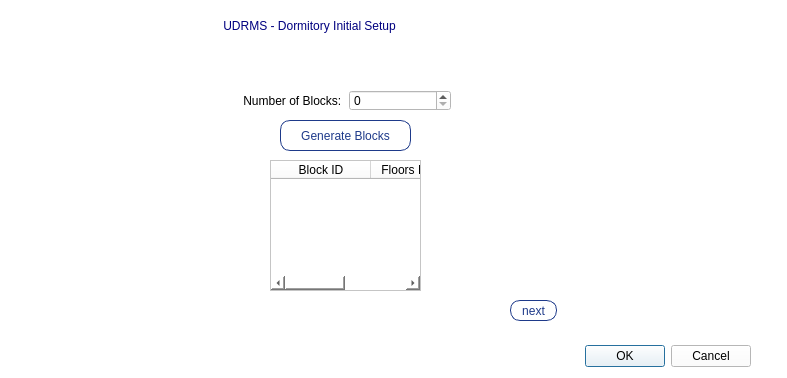
<?xml version="1.0" encoding="UTF-8"?>
<ui version="4.0">
 <class>SetupDialog</class>
 <widget class="QDialog" name="SetupDialog">
  <property name="geometry">
   <rect>
    <x>0</x>
    <y>0</y>
    <width>787</width>
    <height>378</height>
   </rect>
  </property>
  <property name="windowTitle">
   <string>Dialog</string>
  </property>
  <property name="styleSheet">
   <string notr="true">background-color: rgb(255, 255, 255);
color: rgb(0, 0, 0);</string>
  </property>
  <widget class="QDialogButtonBox" name="buttonBox">
   <property name="geometry">
    <rect>
     <x>410</x>
     <y>340</y>
     <width>341</width>
     <height>32</height>
    </rect>
   </property>
   <property name="orientation">
    <enum>Qt::Orientation::Horizontal</enum>
   </property>
   <property name="standardButtons">
    <set>QDialogButtonBox::StandardButton::Cancel|QDialogButtonBox::StandardButton::Ok</set>
   </property>
  </widget>
  <widget class="QLabel" name="label_2">
   <property name="geometry">
    <rect>
     <x>220</x>
     <y>10</y>
     <width>321</width>
     <height>31</height>
    </rect>
   </property>
   <property name="styleSheet">
    <string notr="true">color: rgb(0, 0, 127);
font: 9pt &quot;8514oem&quot;;</string>
   </property>
   <property name="text">
    <string> UDRMS - Dormitory Initial Setup </string>
   </property>
  </widget>
  <widget class="QStackedWidget" name="stackedWidget">
   <property name="geometry">
    <rect>
     <x>160</x>
     <y>50</y>
     <width>411</width>
     <height>281</height>
    </rect>
   </property>
   <property name="currentIndex">
    <number>0</number>
   </property>
   <widget class="QWidget" name="blocks">
    <widget class="QTableWidget" name="blocksTableW">
     <property name="geometry">
      <rect>
       <x>110</x>
       <y>110</y>
       <width>151</width>
       <height>131</height>
      </rect>
     </property>
     <column>
      <property name="text">
       <string>Block ID</string>
      </property>
     </column>
     <column>
      <property name="text">
       <string>Floors Number</string>
      </property>
     </column>
    </widget>
    <widget class="QPushButton" name="generateblockspushButton">
     <property name="geometry">
      <rect>
       <x>120</x>
       <y>70</y>
       <width>131</width>
       <height>31</height>
      </rect>
     </property>
     <property name="styleSheet">
      <string notr="true">QPushButton {

    border: 1px solid #1E3A8A;
    border-radius: 10px;
    background-color: white;
    color: #1E3A8A;
	font: 700 10pt &quot;Segoe UI&quot;;
}

QPushButton:hover {
    background-color: rgb(148, 210, 233);
}

QPushButton:pressed {
    background-color: rgb(255, 170, 0);
    color: white;
}</string>
     </property>
     <property name="text">
      <string>Generate Blocks</string>
     </property>
    </widget>
    <widget class="QPushButton" name="nexttofloors">
     <property name="geometry">
      <rect>
       <x>350</x>
       <y>250</y>
       <width>47</width>
       <height>21</height>
      </rect>
     </property>
     <property name="styleSheet">
      <string notr="true">QPushButton {

    border: 1px solid #1E3A8A;
    border-radius: 10px;
    background-color: white;
    color: #1E3A8A;
	font: 700 10pt &quot;Segoe UI&quot;;
}

QPushButton:hover {
    background-color: rgb(148, 210, 233);
}

QPushButton:pressed {
    background-color: rgb(255, 170, 0);
    color: white;
}</string>
     </property>
     <property name="text">
      <string>next</string>
     </property>
    </widget>
    <widget class="QWidget" name="layoutWidget">
     <property name="geometry">
      <rect>
       <x>80</x>
       <y>40</y>
       <width>211</width>
       <height>21</height>
      </rect>
     </property>
     <layout class="QHBoxLayout" name="horizontalLayout_2">
      <item>
       <widget class="QLabel" name="label">
        <property name="styleSheet">
         <string notr="true">font: 700 12pt &quot;Segoe UI&quot;;</string>
        </property>
        <property name="text">
         <string> Number of Blocks:</string>
        </property>
       </widget>
      </item>
      <item>
       <widget class="QSpinBox" name="blocksspinBox">
        <property name="styleSheet">
         <string notr="true">font: 700 10pt &quot;Segoe UI&quot;;</string>
        </property>
       </widget>
      </item>
     </layout>
    </widget>
   </widget>
   <widget class="QWidget" name="floor">
    <widget class="QWidget" name="layoutWidget_3">
     <property name="geometry">
      <rect>
       <x>80</x>
       <y>40</y>
       <width>211</width>
       <height>21</height>
      </rect>
     </property>
     <layout class="QHBoxLayout" name="horizontalLayout_5">
      <item>
       <widget class="QLabel" name="label_5">
        <property name="styleSheet">
         <string notr="true">font: 700 12pt &quot;Segoe UI&quot;;</string>
        </property>
        <property name="text">
         <string> Number of Floors</string>
        </property>
       </widget>
      </item>
      <item>
       <widget class="QSpinBox" name="floorsspinBox">
        <property name="styleSheet">
         <string notr="true">font: 700 10pt &quot;Segoe UI&quot;;</string>
        </property>
       </widget>
      </item>
     </layout>
    </widget>
    <widget class="QPushButton" name="generatefloors">
     <property name="geometry">
      <rect>
       <x>120</x>
       <y>70</y>
       <width>131</width>
       <height>31</height>
      </rect>
     </property>
     <property name="styleSheet">
      <string notr="true">QPushButton {

    border: 1px solid #1E3A8A;
    border-radius: 10px;
    background-color: white;
    color: #1E3A8A;
	font: 700 10pt &quot;Segoe UI&quot;;
}

QPushButton:hover {
    background-color: rgb(148, 210, 233);
}

QPushButton:pressed {
    background-color: rgb(255, 170, 0);
    color: white;
}</string>
     </property>
     <property name="text">
      <string>Generate Floors</string>
     </property>
    </widget>
    <widget class="QTableWidget" name="floorsTableW">
     <property name="geometry">
      <rect>
       <x>110</x>
       <y>110</y>
       <width>151</width>
       <height>131</height>
      </rect>
     </property>
     <column>
      <property name="text">
       <string>Floor number</string>
      </property>
     </column>
     <column>
      <property name="text">
       <string>rooms number</string>
      </property>
     </column>
    </widget>
    <widget class="QPushButton" name="backtonextfloor">
     <property name="geometry">
      <rect>
       <x>290</x>
       <y>250</y>
       <width>41</width>
       <height>21</height>
      </rect>
     </property>
     <property name="styleSheet">
      <string notr="true">QPushButton {

    border: 1px solid #1E3A8A;
    border-radius: 10px;
    background-color: white;
    color: #1E3A8A;
	font: 700 10pt &quot;Segoe UI&quot;;
}

QPushButton:hover {
    background-color: rgb(148, 210, 233);
}

QPushButton:pressed {
    background-color: rgb(255, 170, 0);
    color: white;
}</string>
     </property>
     <property name="text">
      <string>back</string>
     </property>
    </widget>
    <widget class="QPushButton" name="nexttorooms">
     <property name="geometry">
      <rect>
       <x>350</x>
       <y>250</y>
       <width>47</width>
       <height>21</height>
      </rect>
     </property>
     <property name="styleSheet">
      <string notr="true">QPushButton {

    border: 1px solid #1E3A8A;
    border-radius: 10px;
    background-color: white;
    color: #1E3A8A;
	font: 700 10pt &quot;Segoe UI&quot;;
}

QPushButton:hover {
    background-color: rgb(148, 210, 233);
}

QPushButton:pressed {
    background-color: rgb(255, 170, 0);
    color: white;
}</string>
     </property>
     <property name="text">
      <string>next</string>
     </property>
    </widget>
    <widget class="QLabel" name="blockIDFloorNumb_2">
     <property name="geometry">
      <rect>
       <x>10</x>
       <y>10</y>
       <width>107</width>
       <height>19</height>
      </rect>
     </property>
     <property name="styleSheet">
      <string notr="true">font: 700 12pt &quot;Segoe UI&quot;;</string>
     </property>
     <property name="text">
      <string/>
     </property>
    </widget>
   </widget>
   <widget class="QWidget" name="rooms">
    <widget class="QWidget" name="layoutWidget_2">
     <property name="geometry">
      <rect>
       <x>80</x>
       <y>40</y>
       <width>211</width>
       <height>21</height>
      </rect>
     </property>
     <layout class="QHBoxLayout" name="horizontalLayout_4">
      <item>
       <widget class="QLabel" name="label_4">
        <property name="styleSheet">
         <string notr="true">font: 700 12pt &quot;Segoe UI&quot;;</string>
        </property>
        <property name="text">
         <string> Number of Rooms</string>
        </property>
       </widget>
      </item>
      <item>
       <widget class="QSpinBox" name="roomsNumspinBox">
        <property name="styleSheet">
         <string notr="true">font: 700 10pt &quot;Segoe UI&quot;;</string>
        </property>
       </widget>
      </item>
     </layout>
    </widget>
    <widget class="QPushButton" name="generateRooms">
     <property name="geometry">
      <rect>
       <x>120</x>
       <y>70</y>
       <width>131</width>
       <height>31</height>
      </rect>
     </property>
     <property name="styleSheet">
      <string notr="true">QPushButton {

    border: 1px solid #1E3A8A;
    border-radius: 10px;
    background-color: white;
    color: #1E3A8A;
	font: 700 10pt &quot;Segoe UI&quot;;
}

QPushButton:hover {
    background-color: rgb(148, 210, 233);
}

QPushButton:pressed {
    background-color: rgb(255, 170, 0);
    color: white;
}</string>
     </property>
     <property name="text">
      <string>Generate Rooms</string>
     </property>
    </widget>
    <widget class="QTableWidget" name="roomsTableW">
     <property name="geometry">
      <rect>
       <x>110</x>
       <y>110</y>
       <width>151</width>
       <height>131</height>
      </rect>
     </property>
     <column>
      <property name="text">
       <string>room number</string>
      </property>
     </column>
     <column>
      <property name="text">
       <string>room capacity</string>
      </property>
     </column>
    </widget>
    <widget class="QLabel" name="floorNumber">
     <property name="geometry">
      <rect>
       <x>10</x>
       <y>10</y>
       <width>107</width>
       <height>19</height>
      </rect>
     </property>
     <property name="styleSheet">
      <string notr="true">font: 700 12pt &quot;Segoe UI&quot;;</string>
     </property>
     <property name="text">
      <string/>
     </property>
    </widget>
    <widget class="QPushButton" name="backToFloors">
     <property name="geometry">
      <rect>
       <x>290</x>
       <y>250</y>
       <width>41</width>
       <height>21</height>
      </rect>
     </property>
     <property name="styleSheet">
      <string notr="true">QPushButton {

    border: 1px solid #1E3A8A;
    border-radius: 10px;
    background-color: white;
    color: #1E3A8A;
	font: 700 10pt &quot;Segoe UI&quot;;
}

QPushButton:hover {
    background-color: rgb(148, 210, 233);
}

QPushButton:pressed {
    background-color: rgb(255, 170, 0);
    color: white;
}</string>
     </property>
     <property name="text">
      <string>back</string>
     </property>
    </widget>
   </widget>
   <widget class="QWidget" name="extrapage"/>
  </widget>
 </widget>
 <resources/>
 <connections>
  <connection>
   <sender>buttonBox</sender>
   <signal>accepted()</signal>
   <receiver>SetupDialog</receiver>
   <slot>accept()</slot>
   <hints>
    <hint type="sourcelabel">
     <x>248</x>
     <y>254</y>
    </hint>
    <hint type="destinationlabel">
     <x>157</x>
     <y>274</y>
    </hint>
   </hints>
  </connection>
  <connection>
   <sender>buttonBox</sender>
   <signal>rejected()</signal>
   <receiver>SetupDialog</receiver>
   <slot>reject()</slot>
   <hints>
    <hint type="sourcelabel">
     <x>316</x>
     <y>260</y>
    </hint>
    <hint type="destinationlabel">
     <x>286</x>
     <y>274</y>
    </hint>
   </hints>
  </connection>
 </connections>
</ui>
